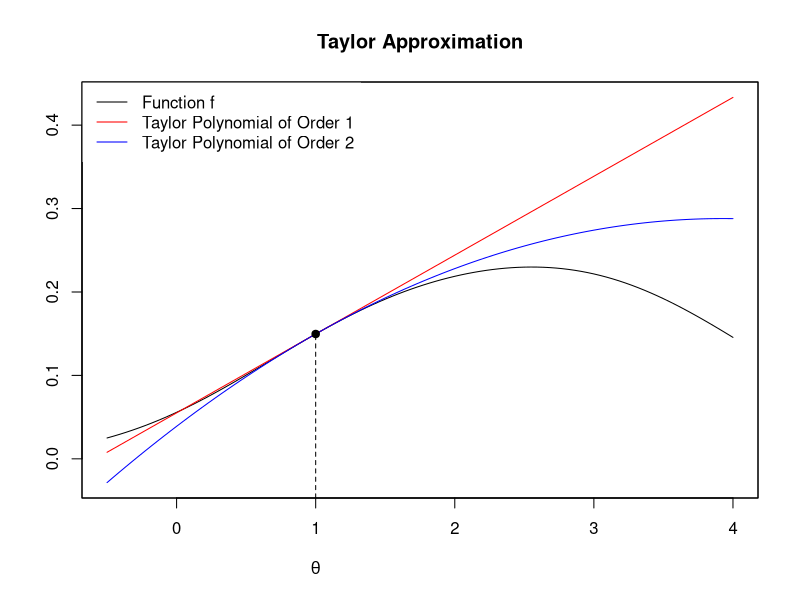
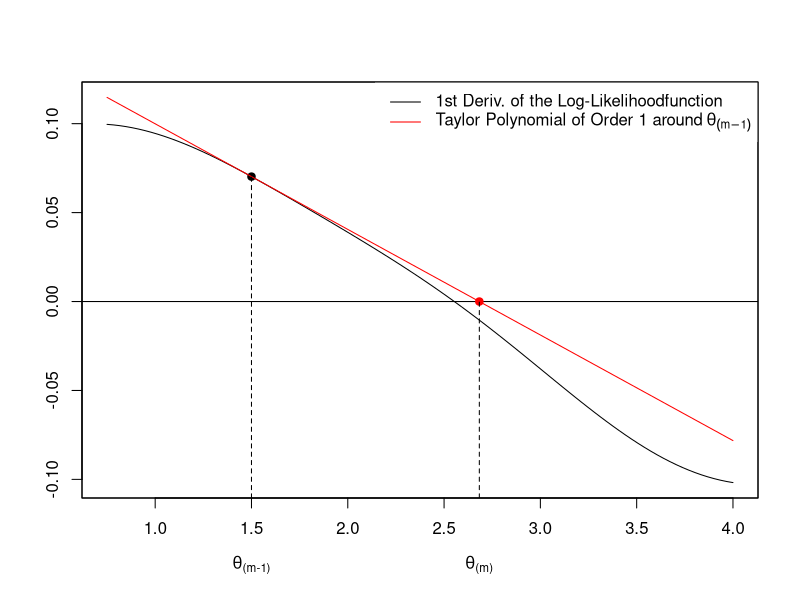
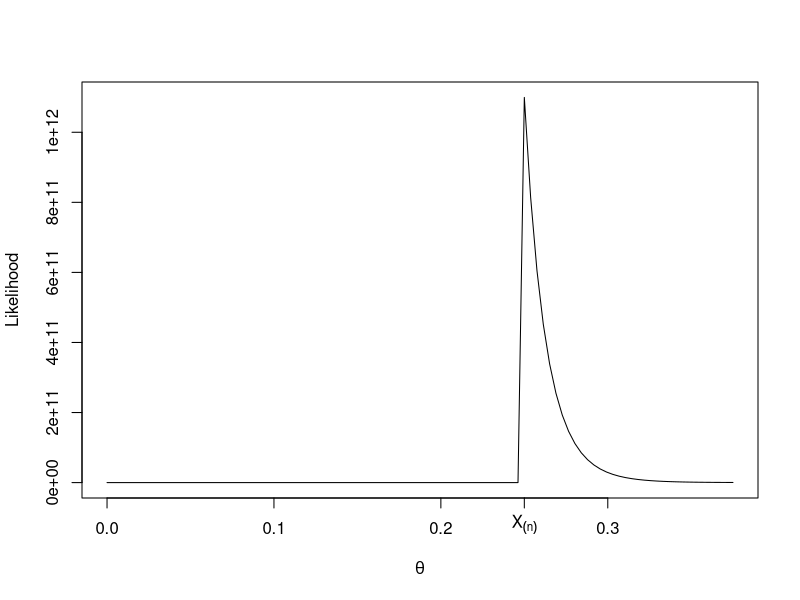
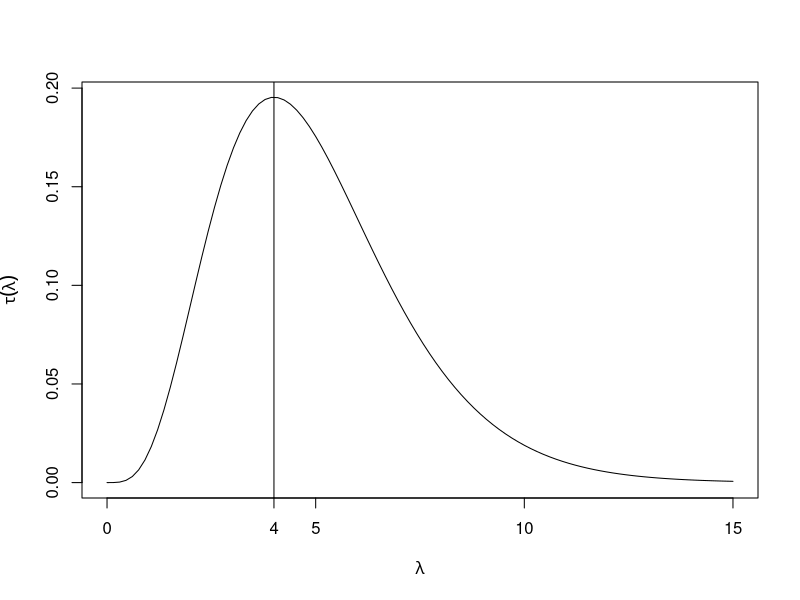

R code for these plots, in order:
## ---- chunk 1
#| label: fig-taylorApprox
#| fig-cap: First- and second-order Taylor approximations of a function $f$ around $\theta=1.$

## #######################
## Taylor Approximation
## #######################
# install.packages("pracma")
library("pracma")

myFun <- function(x){
  1*exp((-1/2)*(x-1.25)^2)/10 + 
  1*exp((-1/3)*(x-3)^2)/5
}

## Taylor approximation of myFun around x0
x0              <- 1
taylor_poly_1   <- taylor(f = myFun, x0 = x0, n = 1)
taylor_poly_2   <- taylor(f = myFun, x0 = x0, n = 2)

## Plot
#x_seq           <- seq(from = x0 -2, to = x0 + 5, length.out=100)
x_seq           <- seq(from = -.5, to = 4, length.out=100)
y_myFun         <- myFun(x_seq)
y_taylor_poly_1 <- polyval(taylor_poly_1, x_seq)
y_taylor_poly_2 <- polyval(taylor_poly_2, x_seq)


plot(x  = x_seq, y = y_myFun,  type = "l", col = "black", lwd = 1, ylab="", xlab="", main = "Taylor Approximation", ylim = range(y_myFun,y_taylor_poly_1,y_taylor_poly_2))
axis(1, at=1, line=2, labels = expression(theta), tick=FALSE)
#axis(1, at=x_seq[which.max(y_taylor_poly_2)], line=2, labels = expression(theta[1]), tick=FALSE)
lines(x = x_seq, y = y_taylor_poly_1, col = "red", lty=1)
lines(x = x_seq, y = y_taylor_poly_2, col = "blue", lty=1)
points(x=1, y=myFun(1), col="black", pch=19)
# points(x=x_seq[which.max(y_taylor_poly_2)], y=max(y_taylor_poly_2), col="blue", pch=19)
lines(x=rep(x0, 2), y=c(par("usr")[3], myFun(1)), lty=2)
# lines(x=rep(x_seq[which.max(y_taylor_poly_2)],2), 
#       y=c(0,max(y_taylor_poly_2)), lty=2)
legend(x="topleft", legend=c("Function f", "Taylor Polynomial of Order 1", "Taylor Polynomial of Order 2"), col=c("black", "red", "blue"), lty=c(1,1,1), box.lwd=0)
box()
## ---- chunk 2
#| label: fig-NR
#| fig-cap:  The $m$th update step in the Newton-Raphson root-finding algorithm.

## #######################
## Taylor Approximation
## #######################
# install.packages("pracma")
library("pracma")

my_ell <- function(x){
  1*exp((-1/2)*(x-1.25)^2)/10 + 
  1*exp((-1/3)*(x-3)^2)/5
}
my_ell_expr <- expression(
  1*exp((-1/2)*(x-1.25)^2)/10 + 
  1*exp((-1/3)*(x-3)^2)/5
)

my_ell_prime <- function(x){}
body(my_ell_prime) <- D(my_ell_expr, "x") 

## Taylor approximation of my_ell around theta_0
theta_0         <- 1.5
taylor_poly_1   <- taylor(f = my_ell_prime, x0 = theta_0, n = 1)

## Plot
theta_seq       <- seq(from       = .75, 
                       to         = 4, 
                       length.out = 100)
y_my_ell_prime  <- my_ell_prime(theta_seq)
y_taylor_poly_1 <- polyval(taylor_poly_1, theta_seq)


root_taylor_poly_1 <- -1 * taylor_poly_1[2] / taylor_poly_1[1]

plot(x = theta_seq, 
     y = y_my_ell_prime,  
     type = "l", col = "black", lwd = 1, ylab="", xlab="", main = "", ylim = range(y_my_ell_prime,y_taylor_poly_1))
abline(h=0)
points(x=theta_0, y=my_ell_prime(theta_0), col="black", pch=19)
lines(x = theta_seq, y = y_taylor_poly_1, col = "red", lty=1)
lines(x=rep(theta_0, 2), y=c(par("usr")[3], my_ell_prime(theta_0)), lty=2)
axis(1, at=theta_0, line=2, labels = expression(theta['(m-1)']), tick=FALSE)
points(x=root_taylor_poly_1, y= 0, col="red", pch=19)
lines(x=rep(root_taylor_poly_1, 2), y=c(par("usr")[3], 0), lty=2)
axis(1, at=root_taylor_poly_1, line=2, labels = expression(theta['(m)']), tick=FALSE)
legend(x="topright", legend=c("1st Deriv. of the Log-Likelihoodfunction", expression("Taylor Polynomial of Order 1 around"~theta[(m-1)])), 
col=c("black", "red"), lty=c(1,1), box.lwd=0)
box()
## ---- chunk 3
theta_true <- 0.2    # unknown true theta value
n          <-  5     # sample size

set.seed(1)

# simulate data: n many (unfair) coin tosses
x <- sample(x       = c(0,1), 
            size    = n, 
            replace = TRUE, 
            prob    = c(1-theta_true, theta_true)) 

## number of heads (i.e., the number of "1"s in x)
N_H <- sum(x)

## First derivative of the log-likelihood function
Lp_fct   <- function(theta, N_H = N_H, n = n){
    (N_H/theta) - (n - N_H)/(1 - theta)    
}
## Second derivative of the log-likelihood function
Lpp_fct   <- function(theta, N_H = N_H, n = n){
    - (N_H/theta^2) - (n - N_H)/(1 - theta)^2    
}

t     <- 1e-10   # convergence criterion
check <- TRUE    # check object to stop the while-loop
i     <- 0       # count iterations

## Initializations 
theta  <- 0.4     # starting value theta_{(0)}
h_step <- NULL    # empty value 
Lp     <- Lp_fct( theta, N_H=N_H, n=n)
Lpp    <- Lpp_fct(theta, N_H=N_H, n=n)

while(check){
    i         <- i + 1
    ##
    h_step_new <- -1 * (Lp_fct(theta[i], N_H=N_H, n=n) / Lpp_fct(theta[i], N_H=N_H, n=n))    
    h_step     <- c(h_step, h_step_new)
    theta_new  <- theta[i] + h_step_new
    Lp_new     <- Lp_fct( theta_new, N_H=N_H, n=n)
    Lpp_new    <- Lpp_fct(theta_new, N_H=N_H, n=n)
    ##
    theta      <- c(theta, theta_new) 
    Lp         <- c(Lp,    Lp_new) 
    Lpp        <- c(Lpp,   Lpp_new) 
    ##
    if( abs(Lp_fct(theta_new, N_H=N_H, n=n)) < t ){
      check <- FALSE
    }
}

results           <- cbind(1:length(theta)-1, theta, -Lp/Lpp, Lp)
colnames(results) <- c("m", "theta_m", "h_m", "Lp(theta_m)")
results
## ---- chunk 4
#| label: fig-MLMaxestim
#| fig-cap: Graph of the likelihood function $\mathcal{L}_n(\theta)$ given in @eq-MLMaxestim.
n          <- 20   # sample size
X_max      <- 0.25

theta_vec  <- seq(from = 0, 
                  to   = X_max * 1.5, 
                  len  = 100) 
likelihood_fun <- function(theta, X_max, n){ 
    likelihood                <- 1/(theta^n)
    likelihood[theta < X_max] <- 0 
    return(likelihood) 
}

likelihood_vec <- likelihood_fun(theta = theta_vec,
                                 X_max = X_max, 
                                 n     = n)

plot(y = likelihood_vec, 
     x = theta_vec, 
     type = "l", 
     xlab = expression(theta),
     ylab = "Likelihood", 
     main = "")            
axis(1, at = X_max, labels = expression(X[(n)]))                  
## ---- chunk 5
lambda_vec <- seq(from = .0001, to = 15, len = 100)
g_vec      <- (lambda_vec^4 * exp(-1*lambda_vec))/( factorial(4) )

plot(x = lambda_vec, y = g_vec, 
     type = "l", xlab=expression(lambda), ylab=expression(tau(lambda)))
abline(v = 4)
axis(1, at = 4)
